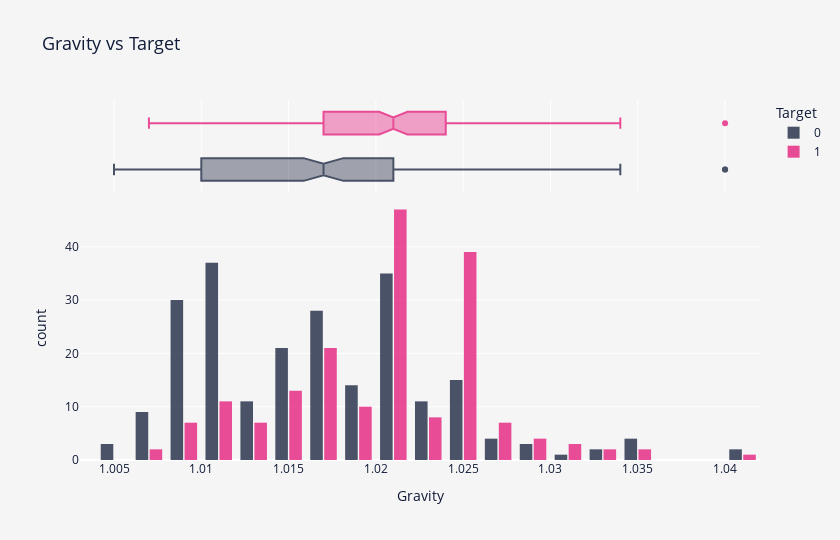

The cell this chart's notebook holds for it:
### Markdown cell above
<p style="
    font-size: 20px;
    font-family: 'JetBrains Mono';
    border-bottom: 3px solid #01CBEE;
">
    <b>Notes</b> 📜
</p>

<ul style="
    font-size: 16px;
    font-family: 'JetBrains Mono';
    margin-left: 8px;
    margin-right: 8px;
">
    <li>Fair enough.</li>
</ul>

### Code cell
fig = px.histogram(
    train,
    x="Gravity",
    color="Target",
    color_discrete_sequence=["#101B37", "#E41376"],
    marginal="box",
    barmode="group",
    hover_data=train.columns,
    height=540,
    width=840,
    title="Gravity vs Target",
)
fig.update_layout(
    font_color=FONT_COLOR,
    title_font_size=18,
    plot_bgcolor=BACKGROUND_COLOR,
    paper_bgcolor=BACKGROUND_COLOR,
    bargap=0.2,
    bargroupgap=0.1,
)
fig.update_traces(opacity=0.75)
fig.show()

### Figure 1 — Plotly figure (JSON) as saved in the notebook; plotly's stock layout.template omitted (floating-point values rounded to 4 significant figures; data arrays with more than 128 entries replaced by an {"elided": "..."} marker saying what was removed)
{"data": [{"alignmentgroup": "True", "bingroup": "x", "hovertemplate": "Target=0<br>Gravity=%{x}<br>count=%{y}<extra></extra>", "legendgroup": "0", "marker": {"color": "#101B37", "pattern": {"shape": ""}}, "name": "0", "offsetgroup": "0", "opacity": 0.75, "orientation": "v", "showlegend": true, "type": "histogram", "x": {"elided": "230 float values"}, "xaxis": "x", "yaxis": "y"}, {"alignmentgroup": "True", "customdata": {"elided": "230x6 float values"}, "hovertemplate": "Target=%{customdata[5]}<br>Gravity=%{x}<br>Ph=%{customdata[0]}<br>Osmo=%{customdata[1]}<br>Cond=%{customdata[2]}<br>Urea=%{customdata[3]}<br>Calc=%{customdata[4]}<extra></extra>", "legendgroup": "0", "marker": {"color": "#101B37"}, "name": "0", "notched": true, "offsetgroup": "0", "opacity": 0.75, "showlegend": false, "type": "box", "x": {"elided": "230 float values"}, "xaxis": "x2", "yaxis": "y2"}, {"alignmentgroup": "True", "bingroup": "x", "hovertemplate": "Target=1<br>Gravity=%{x}<br>count=%{y}<extra></extra>", "legendgroup": "1", "marker": {"color": "#E41376", "pattern": {"shape": ""}}, "name": "1", "offsetgroup": "1", "opacity": 0.75, "orientation": "v", "showlegend": true, "type": "histogram", "x": {"elided": "184 float values"}, "xaxis": "x", "yaxis": "y"}, {"alignmentgroup": "True", "customdata": {"elided": "184x6 float values"}, "hovertemplate": "Target=%{customdata[5]}<br>Gravity=%{x}<br>Ph=%{customdata[0]}<br>Osmo=%{customdata[1]}<br>Cond=%{customdata[2]}<br>Urea=%{customdata[3]}<br>Calc=%{customdata[4]}<extra></extra>", "legendgroup": "1", "marker": {"color": "#E41376"}, "name": "1", "notched": true, "offsetgroup": "1", "opacity": 0.75, "showlegend": false, "type": "box", "x": {"elided": "184 float values"}, "xaxis": "x2", "yaxis": "y2"}], "layout": {"bargap": 0.2, "bargroupgap": 0.1, "barmode": "group", "font": {"color": "#101B37"}, "height": 540, "legend": {"title": {"text": "Target"}, "tracegroupgap": 0}, "paper_bgcolor": "#F6F5F5", "plot_bgcolor": "#F6F5F5", "title": {"font": {"size": 18}, "text": "Gravity vs Target"}, "width": 840, "xaxis": {"anchor": "y", "domain": [0, 1], "title": {"text": "Gravity"}}, "xaxis2": {"anchor": "y2", "domain": [0, 1], "matches": "x", "showgrid": true, "showticklabels": false}, "yaxis": {"anchor": "x", "domain": [0, 0.7326], "title": {"text": "count"}}, "yaxis2": {"anchor": "x2", "domain": [0.7426, 1], "matches": "y2", "showgrid": false, "showline": false, "showticklabels": false, "ticks": ""}}}
